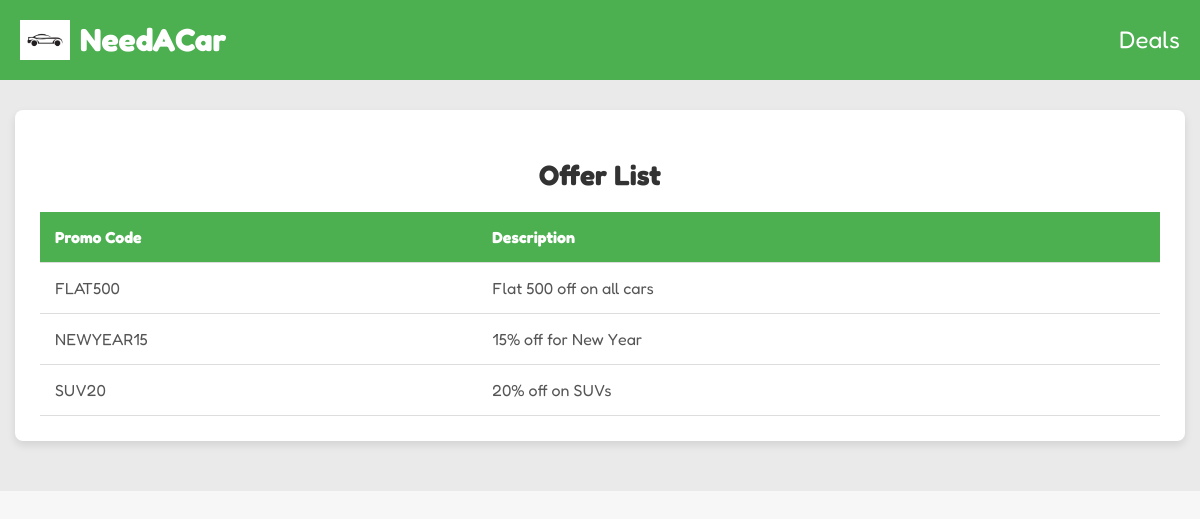
The page /deals.php on the database its author committed.
### tables this page shows
CREATE TABLE `offer_details` (
  `Promo_Code` varchar(15) NOT NULL,
  `Description` varchar(50) DEFAULT NULL,
  `Promo_Type` varchar(20) NOT NULL,
  `Percentage` int(11) DEFAULT NULL,
  `Discounted_Amount` int(11) DEFAULT NULL
);

### deals.php (the view, shortened to what this page needs)
<!DOCTYPE html>
<html lang="en">
<head>
    <link rel="stylesheet" href="styleadmintable.css" />
</head>
<body>
    <header class="header">
        <div class="logo-container">
            <img src="auto-car-logo-template-vector-icon.jpg" alt="Logo" class="header-image">
            <a href="index.php" style="text-decoration: none;">
                <h1 class="title" style="color: white;">NeedACar</h1>
            </a>
        </div>
        <h2 class="dashboard-title">Deals</h2>
    </header>
    <main>
        <section class="deal">
            <div class="deal_box">
                <h1>Offer List</h1>
                <table class="deal_table">
                    <thead>
                        <tr>
                            <th>Promo Code</th>
                            <th>Description</th>
                        </tr>
                    </thead>
                    <tbody>
                        <?php
                        require_once("connect.php");
                        $sql = "SELECT * FROM offer_details";
                        $result = mysqli_query($conn, $sql);
                        if(mysqli_num_rows($result) > 0){
                            while($row = mysqli_fetch_array($result)){
                        ?>
                        <tr>
                            <td><?php echo $row["Promo_Code"]; ?></td>
                            <td><?php echo $row["Description"]; ?></td>
                        </tr>
                        <?php
                            }
                        }
                        ?>
                    </tbody>
                </table>
            </div>
        </section>
        <br>

### styleadmintable.css (style rules this page uses)
body { font-family: 'Fredoka', sans-serif; margin: 0; padding: 0; background-color: #f7f7f7; }
.header { display: flex; justify-content: space-between; align-items: center; background-color: #4CAF50; padding: 20px; color: white; }
.logo-container { display: flex; align-items: center; }
.header-image { width: 50px; height: auto; margin-right: 10px; }
.title { font-size: 2rem; margin: 0; }
.dashboard-title { font-size: 1.5rem; margin: 0; font-weight: normal; text-align: right; }
main { padding: 30px 15px; background-color: rgba(230, 230, 230, 0.76); }
.deal_box { background-color: white; border-radius: 8px; box-shadow: 0 4px 8px rgba(0, 0, 0, 0.1); padding: 25px; max-width: 1200px; margin: 0 auto; overflow-x: auto; }
.deal_box h1 { font-size: 28px; color: #333; margin-bottom: 20px; text-align: center; }
.deal_table { width: 100%; border-collapse: collapse; margin-top: 20px; }
.deal_table th, .deal_table td { padding: 15px; text-align: left; border-bottom: 1px solid #ddd; }
.deal_table th { background-color: #4CAF50; color: white; font-weight: bold; }
.deal_table td { color: #555; }

### rows shown on the page
offer_details: Promo_Code "FLAT500", Description "Flat 500 off on all cars"
offer_details: Promo_Code "NEWYEAR15", Description "15% off for New Year"
offer_details: Promo_Code "SUV20", Description "20% off on SUVs"
